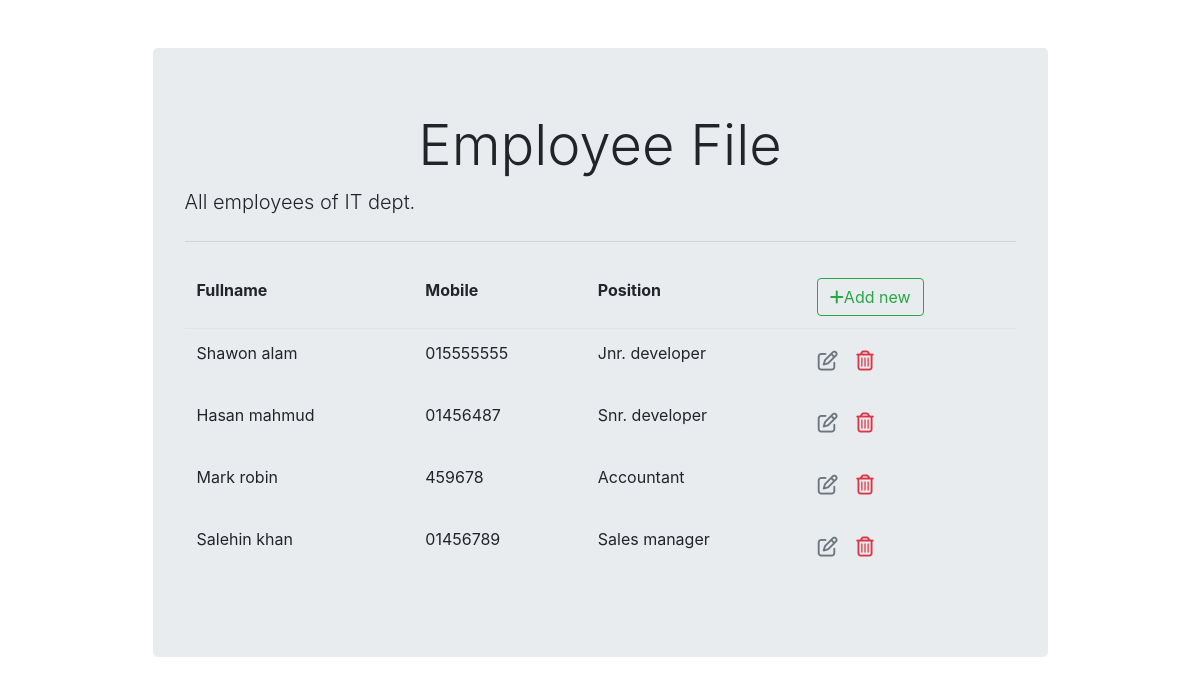
Screenshot of /employee/list/ with the database file from the repository.
### employee_register/models.py (models this page shows, shortened)
class Employee(models.Model):
    fullname = models.CharField(max_length=100)
    emp_code = models.CharField(max_length=3)
    mobile = models.CharField(max_length=15)
    position = models.ForeignKey(Position, on_delete=models.CASCADE)

class Position(models.Model):
    title = models.CharField(max_length=50)
    def __str__(self):
        return self.title

### employee_register/views.py (the view)
# urls.py: path('list/', views.employee_list, name='employee_list'),
def employee_list(request):
    context = { 'employee_list': Employee.objects.all()}
    return render(request, 'employee_register/employee_list.html', context)

### employee_register/templates/employee_register/employee_list.html (shortened to what this page needs)
{% extends "employee_register/base.html" %}
{% block content %}
<table class="table table-borderless">
    <thead class="border-bottom font-weight-bold">
    <tr>
        <td>Fullname</td>
        <td>Mobile</td>
        <td>Position</td>
        <td>
            <a href="{% url 'employee_insert' %}" class="btn btn-outline-success">
                <i class="fas fa-plus"></i>Add new
            </a>
        </td>
    </tr>
    </thead>
    <tbody>
        {% for employee in employee_list %}
            <tr>
                <td>{{employee.fullname}}</td>
                <td>{{employee.mobile}}</td>
                <td>{{employee.position}}</td>
                <td>
                    <a href="{% url 'employee_update' employee.id %}" class="btn text-secondary px-0">
                        <i class="far fa-edit fa-lg"></i>
                    </a>
                    <form action="{% url 'employee_delete' employee.id%}" method="post" class="d-inline">
                        <button type="submit" class="btn">
                            <i class="far fa-trash-alt fa-lg text-danger float-right"></i>
                        </button>
                    </form>
                </td>
            </tr>
        {% endfor %}
    </tbody>
</table>
{% endblock content %}

### employee_register/templates/employee_register/base.html (shortened to what this page needs)
<!doctype html>
<html lang="en">
<head>
    <link rel="stylesheet" href="https://stackpath.bootstrapcdn.com/bootstrap/4.5.0/css/bootstrap.min.css">
    <link rel="stylesheet" href="https://cdnjs.cloudflare.com/ajax/libs/font-awesome/5.14.0/js/all.min.js">
</head>
<body>
    <div class="container">
        <div class="col-md-10 offset-md-1 mt-5">
            <div class="jumbotron">
                <h1 class="display-4" style="text-align: center">Employee File</h1>
                <p class="lead">All employees of IT dept.</p>
                <hr class="my-4">
                    {% block content %}
                    {% endblock content %}
            </div>
        </div>
    </div>
</body>
</html>

### rows the page displays
Employee: fullname "Shawon alam", mobile "015555555", position "Jnr. developer"
Employee: fullname "Hasan mahmud", mobile "01456487", position "Snr. developer"
Employee: fullname "Mark robin", mobile "459678", position "Accountant"
Employee: fullname "Salehin khan", mobile "01456789", position "Sales manager"
